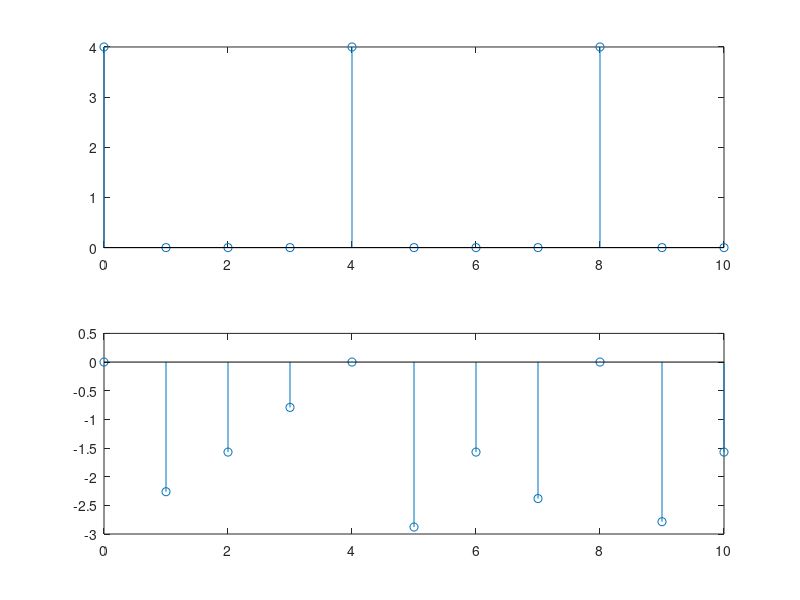

Reproduce this figure in MATLAB.
N = 4
k= 0:10;
Xk1 = 1 + exp(-1*j*(2*pi*k)/N) + exp(-1*j*(4*pi*k)/N) + exp(-1*j*(6*pi*k)/N) 
subplot(2,1,1);
grid on;
title('')
ylabel('X(ejw)')
xlabel('w')
stem(k,abs(Xk1));
subplot(2,1,2);
grid on;
stem(k,angle(Xk1));
